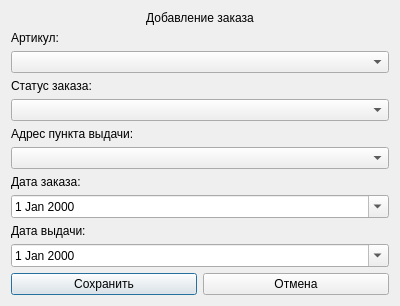
<?xml version="1.0" encoding="UTF-8"?>
<ui version="4.0">
 <class>OrderFormDialog</class>
 <widget class="QDialog" name="OrderFormDialog">
  <property name="geometry">
   <rect>
    <x>0</x>
    <y>0</y>
    <width>400</width>
    <height>300</height>
   </rect>
  </property>
  <property name="windowTitle">
   <string>Добавление заказа</string>
  </property>
  <layout class="QVBoxLayout" name="verticalLayout">
   <item>
    <widget class="QLabel" name="title_label">
     <property name="maximumSize">
      <size>
       <width>16777215</width>
       <height>40</height>
      </size>
     </property>
     <property name="text">
      <string>Добавление заказа</string>
     </property>
     <property name="alignment">
      <set>Qt::AlignmentFlag::AlignCenter</set>
     </property>
    </widget>
   </item>
   <item>
    <widget class="QLabel" name="product_label">
     <property name="text">
      <string>Артикул:</string>
     </property>
    </widget>
   </item>
   <item>
    <widget class="QComboBox" name="product_combo"/>
   </item>
   <item>
    <widget class="QLabel" name="status_label">
     <property name="text">
      <string>Статус заказа:</string>
     </property>
    </widget>
   </item>
   <item>
    <widget class="QComboBox" name="status_combo"/>
   </item>
   <item>
    <widget class="QLabel" name="pickup_point_label">
     <property name="text">
      <string>Адрес пункта выдачи:</string>
     </property>
    </widget>
   </item>
   <item>
    <widget class="QComboBox" name="pickup_point_combo"/>
   </item>
   <item>
    <widget class="QLabel" name="order_date_label">
     <property name="text">
      <string>Дата заказа:</string>
     </property>
    </widget>
   </item>
   <item>
    <widget class="QDateEdit" name="order_date_input">
     <property name="calendarPopup">
      <bool>true</bool>
     </property>
    </widget>
   </item>
   <item>
    <widget class="QLabel" name="pickup_date_label">
     <property name="text">
      <string>Дата выдачи:</string>
     </property>
    </widget>
   </item>
   <item>
    <widget class="QDateEdit" name="pickup_date_input">
     <property name="calendarPopup">
      <bool>true</bool>
     </property>
    </widget>
   </item>
   <item>
    <layout class="QHBoxLayout" name="buttons_layout">
     <item>
      <widget class="QPushButton" name="save_order_button">
       <property name="text">
        <string>Сохранить</string>
       </property>
      </widget>
     </item>
     <item>
      <widget class="QPushButton" name="cancel_order_button">
       <property name="text">
        <string>Отмена</string>
       </property>
      </widget>
     </item>
    </layout>
   </item>
  </layout>
 </widget>
 <resources/>
 <connections/>
</ui>
